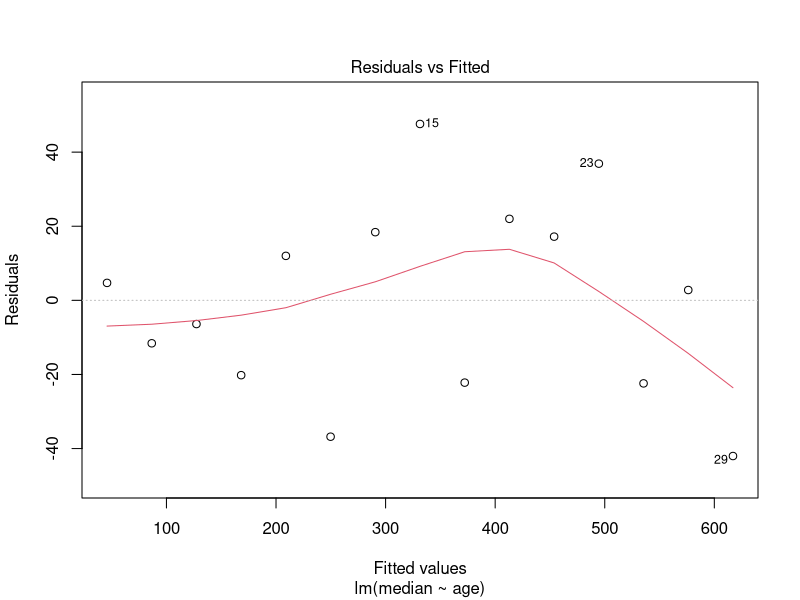
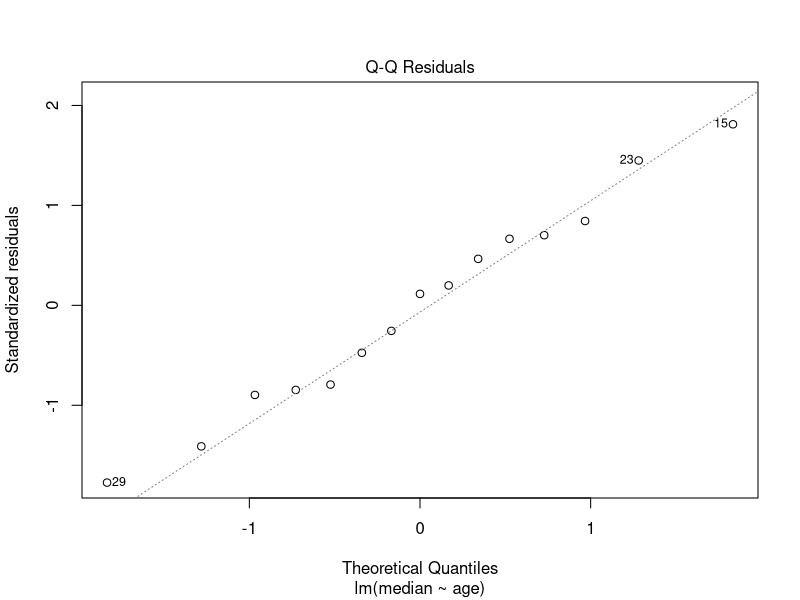
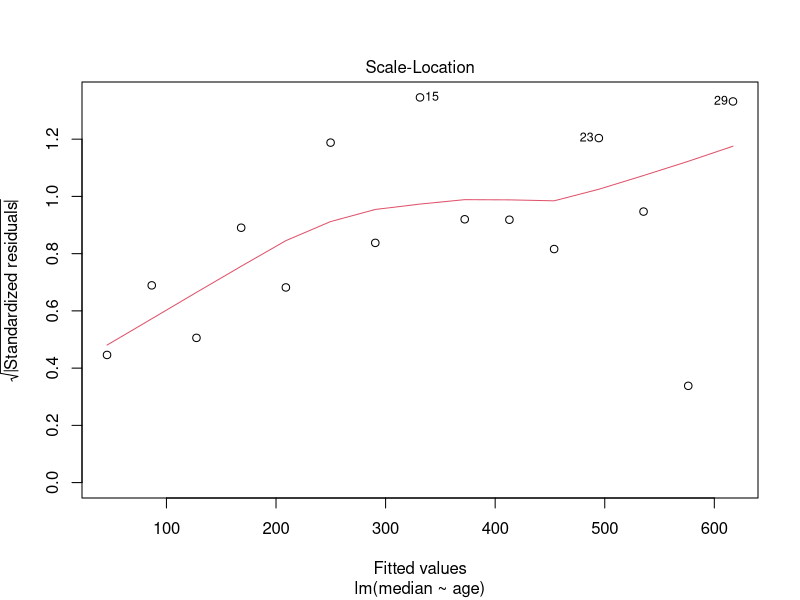
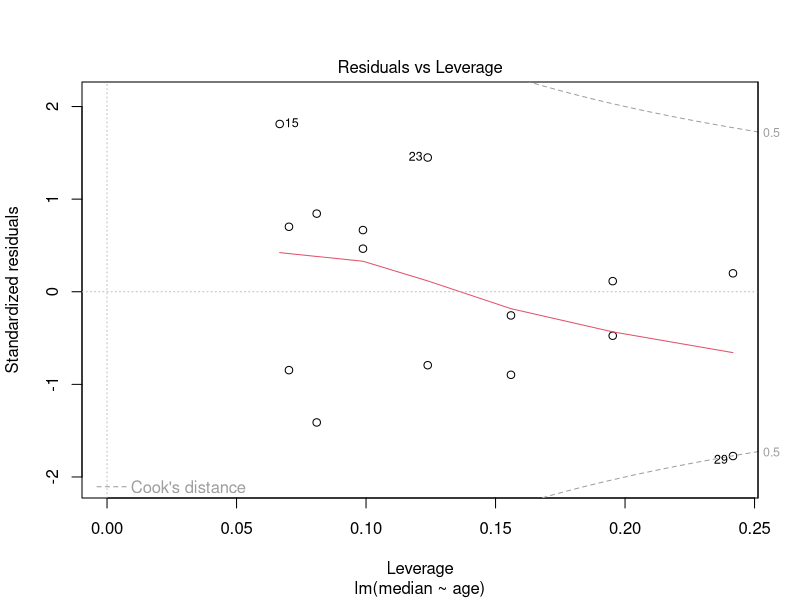
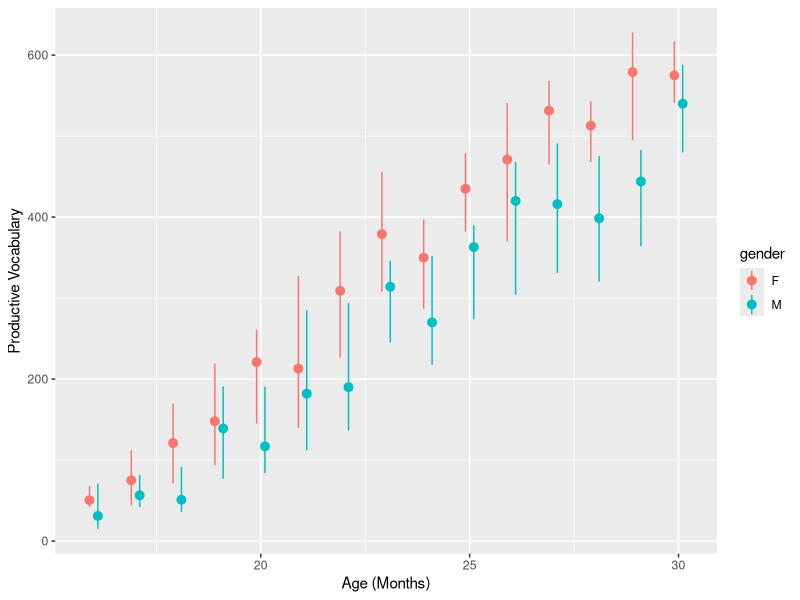

R code for these plots, in order: (Note: this script raises an error after producing the figures.)
## ---- chunk 1
library(ggplot2)
## ---- chunk 2
vocab <- read.csv('data-vocab.csv')
## ---- chunk 3
model <- lm(median ~ age, data=subset(vocab, gender == 'F'))
## ---- chunk 4
class(model)

model
print(model)

summary(model)

anova(model)

plot(model)
## ---- chunk 5
ggplot(vocab, aes(x=age, y=median, color=gender)) +
                    geom_pointrange(aes(min=median-ci.l, max=median+ci.h), position=position_dodge(.4)) +
                    scale_x_continuous(name="Age (Months)") +
                    scale_y_continuous(name="Productive Vocabulary")
## ---- chunk 6
summary(lm(median ~ age, data=subset(vocab, gender == 'F')))

anova(lm(median ~ age, data=subset(vocab, gender == 'F'))) 

summary(aov(median ~ age, data=subset(vocab, gender == 'F')))
## ---- chunk 7
summary(lm(median ~ age + gender, data=vocab))
anova(lm(median ~ age + gender, data=vocab))
summary(aov(median ~ age + gender, data=vocab))
## ---- chunk 8
summary(lm(median ~ age*gender, data=vocab))
anova(lm(median ~ age*gender, data=vocab))
summary(aov(median ~ age*gender, data=vocab))
## ---- chunk 9
summary(aov(median ~ age + gender, data=vocab))
summary(aov(median ~ gender + age, data=vocab))

cor.test(vocab$age, as.numeric(vocab$gender))
## ---- chunk 10
  test1 <- rnorm(20)
  test2 <- rnorm(20)
  test3 <- rnorm(20)
  summary(aov(test3 ~ test1 + test2))
  summary(aov(test3 ~ test2 + test1))
## ---- chunk 11
model <- lm(median ~ age*gender, data=vocab)
## ---- chunk 12
vocab$predictions <- predict(model, vocab)
## ---- chunk 13
ggplot(vocab, aes(x=age, y=predictions, color=gender)) + 
                    geom_point() +
                    stat_smooth(method="lm") +
                    scale_x_continuous(name="Age (Months)") +
                    scale_y_continuous(name="Predicted Vocabulary")
## ---- chunk 14
vocab_extrapolations <- data.frame(
                              c(rep(0:30,each=2)),
                              c(rep(c('M','F'),times=31)),
                              c(rep(0,62))
                              )
colnames(vocab_extrapolations) <- c('age','gender','prediction')

vocab_extrapolations$prediction <- predict(model, vocab_extrapolations)

ggplot(vocab_extrapolations, aes(x=age, y=prediction, color=gender)) + 
                                    geom_point() +
                                    stat_smooth(method="lm") +
                                    scale_x_continuous(name="Age (Months)") +
                                    scale_y_continuous(name="Predicted Vocabulary")
## ---- chunk 15
vocab$ageC <- scale(vocab$age, center=T, scale=F)

summary(lm(median ~ ageC*gender, data=vocab))
## ---- chunk 16
contr.sum(2)

contrasts(vocab$gender) <- 'contr.sum'

summary(lm(median ~ ageC*gender, data=vocab))
## ---- chunk 17
vocab$genderContrast <- -.5
vocab[which(vocab$gender == 'M'), 'genderContrast'] <- .5
summary(lm(median ~ ageC*genderContrast, data=vocab))
## ---- chunk 18
model <- lm(median ~ ageC*genderContrast, data=vocab)

# confint(): get confidence intervals for estimates
confint(model)

# pairwise.t.test(): run pairwise.t.tests between groups (ignoring other factors)
pairwise.t.test(vocab$median, vocab$genderContrast)

# drop1(): drop each parameter and do an F test
# useful if you want to get Type III sums of squares (like SPSS) for
# aov() (i.e., Type I) models

type1_model <- aov(median ~ age*gender, data=vocab)
type3_model <- lm(median ~ age*gender, data=vocab)

summary(type1_model) # type 1 p-values, calculated BEFORE interaction
summary(type3_model) # type 3 p-values, calculated AFTER interaction
drop1(type1_model,~.,test="F") # makes the type 1 model look like a type 3 model

# these are both type 3, so they align perfectly
summary(model)
drop1(model,~.,test="F")
## ---- chunk 19
ls()
rm(list=ls())
